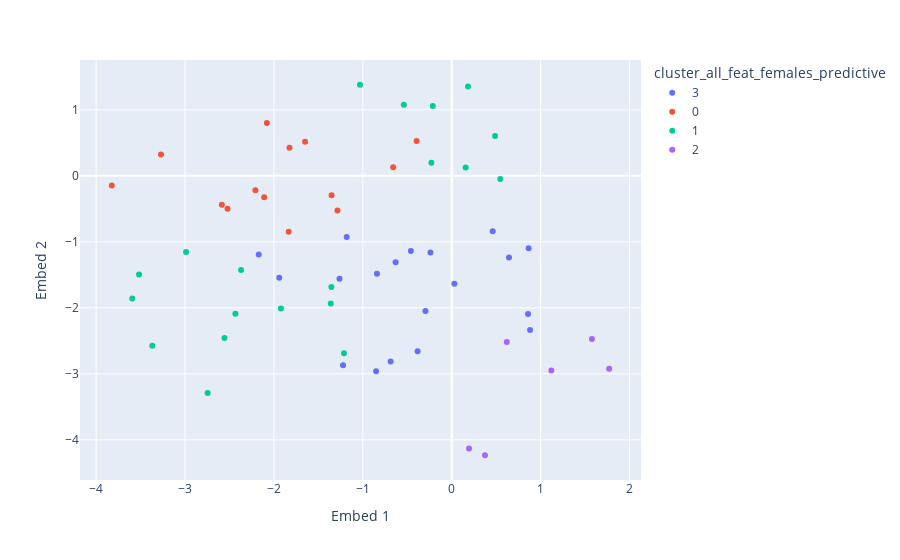

The cell this chart's notebook holds for it:
### Code cell
px.scatter(data_frame = X_only_females_predictive, x = 'Embed 1', y = 'Embed 2', color = 'cluster_all_feat_females_predictive')

### Figure 1 — Plotly figure (JSON) as saved in the notebook; plotly's stock layout.template omitted (floating-point values rounded to 4 significant figures)
{"data": [{"hovertemplate": "cluster_all_feat_females_predictive=3<br>Embed 1=%{x}<br>Embed 2=%{y}<extra></extra>", "legendgroup": "3", "marker": {"color": "#636efa", "symbol": "circle"}, "mode": "markers", "name": "3", "orientation": "v", "showlegend": true, "type": "scatter", "x": [-1.262, -2.171, 0.8658, -1.222, -0.6307, -1.94, -0.6872, -0.2392, -0.8506, 0.02968, -0.3834, -1.181, 0.645, -0.8404, 0.4617, -0.295, 0.8821, -0.4593, 0.8593], "xaxis": "x", "y": [-1.559, -1.192, -1.099, -2.87, -1.309, -1.545, -2.815, -1.16, -2.96, -1.636, -2.658, -0.9258, -1.238, -1.485, -0.8409, -2.049, -2.336, -1.139, -2.095], "yaxis": "y"}, {"hovertemplate": "cluster_all_feat_females_predictive=0<br>Embed 1=%{x}<br>Embed 2=%{y}<extra></extra>", "legendgroup": "0", "marker": {"color": "#EF553B", "symbol": "circle"}, "mode": "markers", "name": "0", "orientation": "v", "showlegend": true, "type": "scatter", "x": [-2.586, -1.285, -2.208, -1.649, -1.834, -0.6583, -3.271, -1.825, -2.079, -2.522, -0.3943, -2.11, -3.824, -1.351], "xaxis": "x", "y": [-0.4392, -0.5263, -0.2199, 0.5182, -0.8481, 0.1299, 0.325, 0.4254, 0.7998, -0.498, 0.5297, -0.3243, -0.145, -0.2938], "yaxis": "y"}, {"hovertemplate": "cluster_all_feat_females_predictive=1<br>Embed 1=%{x}<br>Embed 2=%{y}<extra></extra>", "legendgroup": "1", "marker": {"color": "#00cc96", "symbol": "circle"}, "mode": "markers", "name": "1", "orientation": "v", "showlegend": true, "type": "scatter", "x": [0.547, -2.433, -1.36, -0.2285, -3.594, -2.369, 0.1841, -1.354, -1.921, -2.746, -1.212, -1.032, 0.1573, -3.517, 0.4882, -2.556, -0.5385, -3.368, -2.988, -0.2126], "xaxis": "x", "y": [-0.04647, -2.09, -1.936, 0.1992, -1.858, -1.426, 1.353, -1.685, -2.011, -3.292, -2.688, 1.381, 0.1279, -1.496, 0.6044, -2.458, 1.076, -2.576, -1.153, 1.058], "yaxis": "y"}, {"hovertemplate": "cluster_all_feat_females_predictive=2<br>Embed 1=%{x}<br>Embed 2=%{y}<extra></extra>", "legendgroup": "2", "marker": {"color": "#ab63fa", "symbol": "circle"}, "mode": "markers", "name": "2", "orientation": "v", "showlegend": true, "type": "scatter", "x": [0.3749, 0.1947, 1.772, 1.578, 0.6198, 1.121], "xaxis": "x", "y": [-4.234, -4.132, -2.922, -2.472, -2.519, -2.95], "yaxis": "y"}], "layout": {"legend": {"title": {"text": "cluster_all_feat_females_predictive"}, "tracegroupgap": 0}, "margin": {"t": 60}, "xaxis": {"anchor": "y", "domain": [0, 1], "title": {"text": "Embed 1"}}, "yaxis": {"anchor": "x", "domain": [0, 1], "title": {"text": "Embed 2"}}}}
